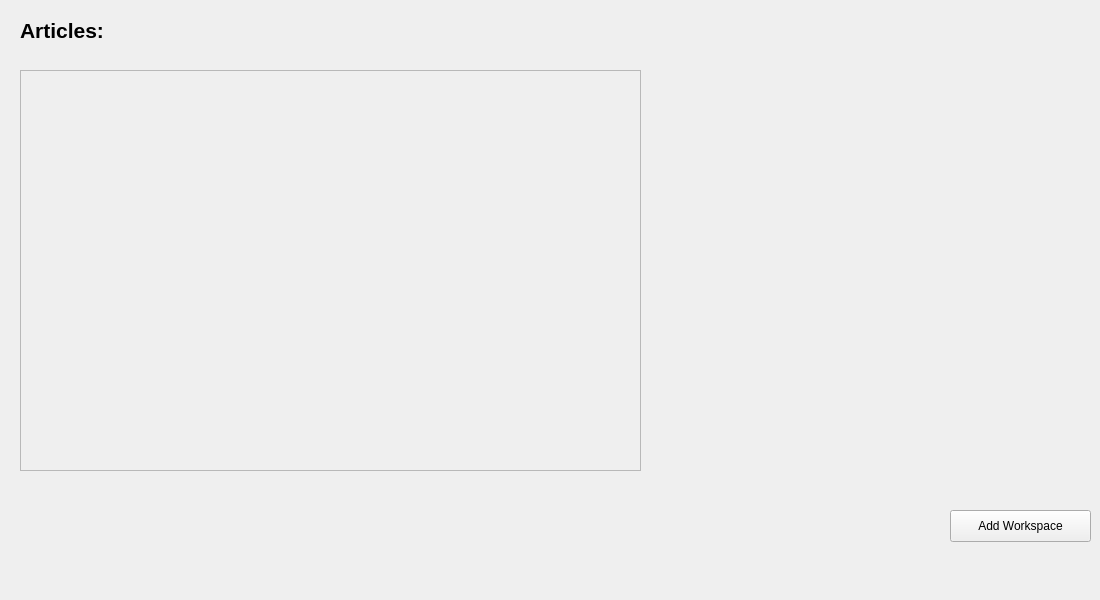
<?xml version="1.0" encoding="UTF-8"?>
<ui version="4.0">
 <class>articleWorkspace</class>
 <widget class="QWidget" name="articleWorkspace">
  <property name="geometry">
   <rect>
    <x>0</x>
    <y>0</y>
    <width>1100</width>
    <height>600</height>
   </rect>
  </property>
  <property name="windowTitle">
   <string>Form</string>
  </property>
  <widget class="QLabel" name="label">
   <property name="geometry">
    <rect>
     <x>20</x>
     <y>10</y>
     <width>201</width>
     <height>41</height>
    </rect>
   </property>
   <property name="font">
    <font>
     <pointsize>16</pointsize>
     <weight>75</weight>
     <bold>true</bold>
    </font>
   </property>
   <property name="text">
    <string>&lt;html&gt;&lt;head/&gt;&lt;body&gt;&lt;p&gt;Articles:&lt;/p&gt;&lt;/body&gt;&lt;/html&gt;</string>
   </property>
  </widget>
  <widget class="QPushButton" name="addArticleWorkspace_pushButton">
   <property name="geometry">
    <rect>
     <x>950</x>
     <y>510</y>
     <width>141</width>
     <height>32</height>
    </rect>
   </property>
   <property name="text">
    <string>Add Workspace</string>
   </property>
  </widget>
  <widget class="QScrollArea" name="buttons_scrollArea">
   <property name="geometry">
    <rect>
     <x>20</x>
     <y>70</y>
     <width>621</width>
     <height>401</height>
    </rect>
   </property>
   <property name="widgetResizable">
    <bool>true</bool>
   </property>
   <widget class="QWidget" name="widget">
    <property name="geometry">
     <rect>
      <x>0</x>
      <y>0</y>
      <width>619</width>
      <height>399</height>
     </rect>
    </property>
   </widget>
  </widget>
 </widget>
 <resources/>
 <connections/>
</ui>
